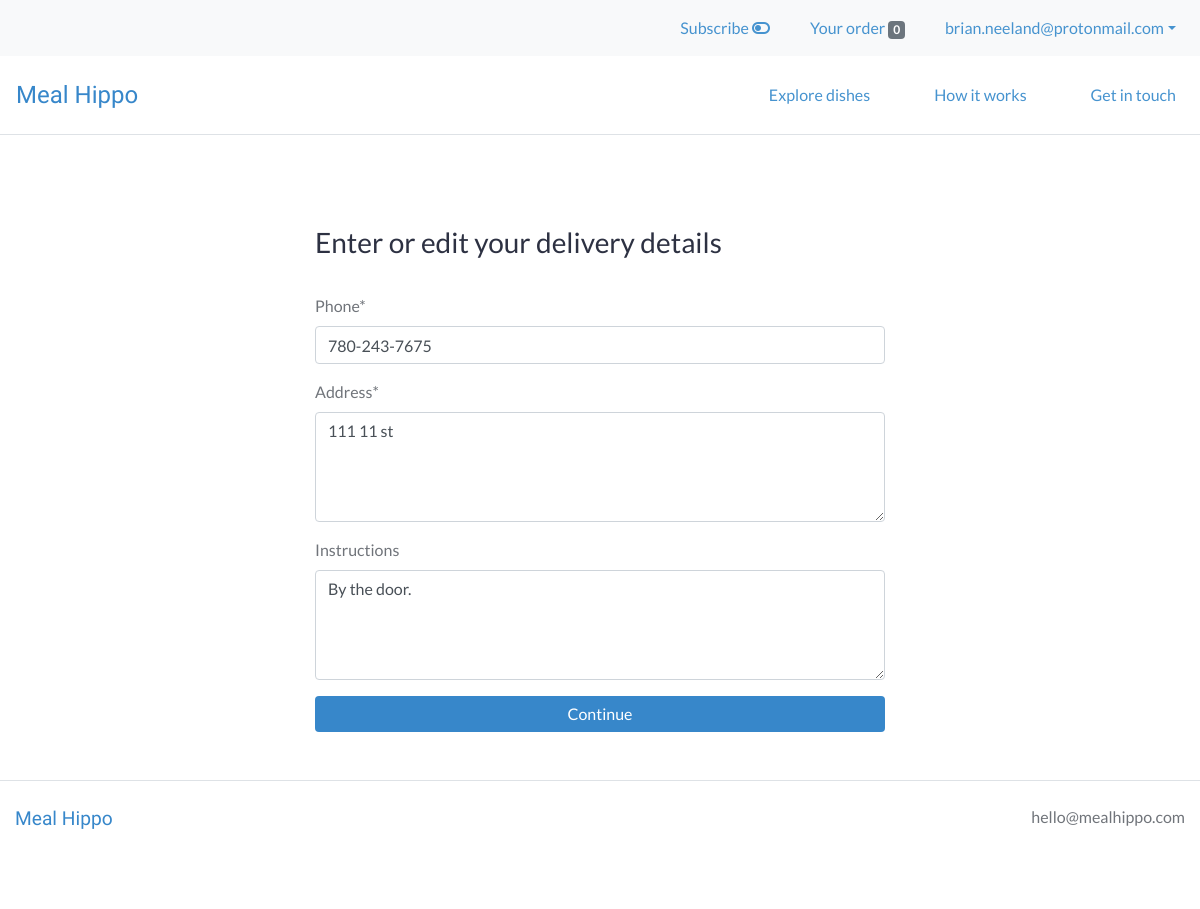
/order/delivery (signed in), run on the app's committed database.
### users/models.py (models this page shows, shortened)
class CustomUser(AbstractBaseUser):
    email = models.EmailField(unique=True)
    is_active = models.BooleanField(default=True)
    is_admin = models.BooleanField(default=False)
    objects = CustomUserManager()
    USERNAME_FIELD = 'email'
    REQUIRED_FIELDS = []

### webplatform/models.py (models this page shows, shortened)
class UserDeliveryDetail(models.Model):
    user = models.OneToOneField(settings.AUTH_USER_MODEL, on_delete=models.CASCADE)
    phone = models.CharField(max_length=20)
    address = models.TextField()
    instructions = models.TextField(blank=True, null=True)
    free_delivery = models.BooleanField(default=True)
    is_subscribed = models.BooleanField(default=False, verbose_name='subscribe weekly')

### webplatform/views.py (the view)
# urls.py: path('order/delivery', views.OrderDeliveryView.as_view(), name='order_delivery_view'),
class OrderDeliveryView(IsSubscribedMixin, LoginRequiredMixin, UpdateView):
    login_url = 'login'
    template_name = 'webplatform/order_delivery_view.html'
    form_class = forms.OrderDeliveryForm
    success_url = reverse_lazy('webplatform:order_payment_view')
    def get_object(self):
        return get_object_or_404(models.UserDeliveryDetail, user=self.request.user)

### webplatform/forms.py
class OrderDeliveryForm(ModelForm):
    class Meta:
        model = models.UserDeliveryDetail
        fields = ['phone', 'address', 'instructions']
        widgets = {
          'address': forms.Textarea(attrs={'rows':4}),
          'instructions': forms.Textarea(attrs={'rows':4}),
        }

### webplatform/templatetags/cart_templatetags.py (called while the page is built)
@register.filter
def cart_item_count(user):
    if user.is_authenticated:
        queryset = models.Order.objects.filter(user=user, is_completed=False)
        if queryset.exists():
            return queryset[0].items.count()
    return 0

### webplatform/views.py (called while the page is built)
    def get_context_data(self, **kwargs):
        context = super(IsSubscribedMixin, self).get_context_data(**kwargs)
        if self.request.user.is_authenticated:
            user_subscription_qs = models.UserSubscription.objects.filter(user=self.request.user)
            user_subscription = user_subscription_qs[0]
            context['is_subscribed'] = user_subscription.is_subscribed
        return context

### webplatform/templates/webplatform/order_delivery_view.html (shortened to what this page needs)
{% extends 'base.html' %}
{% load static %}
{% load crispy_forms_tags %}
{% load humanize %}
{% block content %}
<div class="container-fluid my-5">
  <div class="row">
    <div class="col-lg-6 offset-lg-3 col-md-8 offset-md-2 col-12">
      <h3>Enter or edit your delivery details</h3>
      <form method="post">
        {{ form|crispy }}
        <input type="submit" value="Continue" class="btn btn-primary btn-block">
      </form>
    </div>
  </div>
</div>
{% endblock %}

### templates/base.html (shortened to what this page needs)
{% load static %}
{% load cart_templatetags %}
<!DOCTYPE html>
<html lang="en" dir="ltr">
  <head>
    <link rel="stylesheet" href="https://stackpath.bootstrapcdn.com/bootstrap/4.4.1/css/bootstrap.min.css">
    <link rel="stylesheet" type="text/css" href="{% static 'style.css' %}">
  </head>
  <body>
    {% if user.is_authenticated %}
        <nav class="navbar navbar-expand-md navbar-light user-nav bg-light">
            <ul class="navbar-nav ml-md-auto mx-md-0 mx-auto text-md-left text-center">
              <li class="nav-item mr-4">
                <a class="nav-link" href="{% url 'webplatform:subscribe_toggle' request.path %}">{% if is_subscribed %}Subscribed <i class="fas fa-toggle-on"></i>{% else %}<span data-toggle="tooltip" data-placement="bottom" title="Save 5% on all orders">Subscribe <i class="fas fa-toggle-off"></i></span>{% endif %}</a>
              <li class="nav-item mr-4">
                <a class="nav-link" href="{% url 'webplatform:order_items_view' %}">
                  Your order <span class="badge badge-secondary">{{ request.user|cart_item_count }}</span>
                </a>
              </li>
              <li class="nav-item dropdown">
                <a class="nav-link dropdown-toggle" data-toggle="dropdown" href="#" role="button" aria-haspopup="true" aria-expanded="false">{{ request.user.email }}</a>
              </li>
            </ul>
        </nav>
    {% endif %}
    <nav class="navbar navbar-expand-md navbar-light py-3 border-bottom">
      <a class="navbar-brand" href="{% url 'webplatform:home_view' %}">Meal&nbsp;Hippo</a>
      <div class="collapse navbar-collapse" id="navbarText">
        <ul class="navbar-nav ml-auto">
          <li class="nav-item mr-5">
            <a class="nav-link" href="{% url 'webplatform:order_items_view' %}">Explore dishes</a>
          </li>
          <li class="nav-item mr-5">
            <a class="nav-link" href="{% url 'webplatform:support_view' %}">How it works</a>
          </li>
          <li class="nav-item">
            <a class="nav-link" href="{% url 'webplatform:contact_view' %}">Get in touch</a>
          </li>
        </ul>
      </div>
    </nav>
    {% block content %}
    {% endblock %}
    <footer>
      <div class="container-fluid text-center py-4 mb-5 border-top">
        <div class="row">
          <div class="col-sm text-sm-left mb-4">
            <span class="logo">
              <a href="{% url 'webplatform:home_view' %}">Meal&nbsp;Hippo</a>
            </span>
          </div>
          <div class="col-sm text-sm-right">
            <p>hello@mealhippo.com</p>
          </div>
        </div>
      </div>
    </footer>
  </body>
</html>

### static/style.css (style rules this page uses)
:root { --heading: #2D3142; --sub_heading: #414655; --text: #70747A; --logo: #3787CA; --button_dark: #3787CA; --button_light: #4693CF; --link_dark: #3787CA; --link_light: #60A9D9; --nav_dark: #4693CF; --nav_light: #60A9D9; --attention_dark: #FFBA08; --attention_light: #FFC518; --attention_text: #392900; }
body { color: var(--text); font-family: 'Lato', sans-serif; }
a, .btn-link { color: var(--link_dark); }
h1, h2, h3 { color: var(--heading); line-height: normal; margin-top: 1.5em; margin-bottom: 1.25em; }
.navbar-light .navbar-brand, .logo a { color: var(--logo); font-size: 1.5em; font-family: 'Varela Round', "Arial Rounded MT Bold", "Helvetica Rounded", sans-serif; }
.logo a { font-size: 1.2em; }
.navbar-nav .nav-item a.nav-link { color: var(--nav_dark); }
.btn { padding-left: 25px; padding-right: 25px; }
.btn-primary { background: var(--button_dark); border: none; }

### data on the page
CustomUser: user|cart_item_count "0", user.email "brian.neeland@protonmail.com"
UserDeliveryDetail: phone "780-243-7675", address "111 11 st", instructions "By the door."
